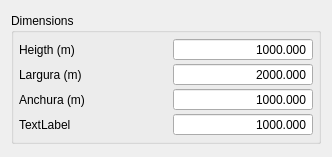
<?xml version="1.0" encoding="UTF-8"?>
<ui version="4.0">
 <class>formRack</class>
 <widget class="QDialog" name="formRack">
  <property name="geometry">
   <rect>
    <x>0</x>
    <y>0</y>
    <width>332</width>
    <height>157</height>
   </rect>
  </property>
  <property name="windowTitle">
   <string>Fixed Frame:</string>
  </property>
  <layout class="QVBoxLayout" name="verticalLayout">
   <item>
    <widget class="QGroupBox" name="groupBox">
     <property name="sizePolicy">
      <sizepolicy hsizetype="Preferred" vsizetype="Fixed">
       <horstretch>0</horstretch>
       <verstretch>0</verstretch>
      </sizepolicy>
     </property>
     <property name="title">
      <string>Dimensions</string>
     </property>
     <layout class="QGridLayout" name="gridLayout">
      <property name="leftMargin">
       <number>5</number>
      </property>
      <property name="topMargin">
       <number>5</number>
      </property>
      <property name="rightMargin">
       <number>5</number>
      </property>
      <property name="bottomMargin">
       <number>5</number>
      </property>
      <property name="horizontalSpacing">
       <number>5</number>
      </property>
      <property name="verticalSpacing">
       <number>2</number>
      </property>
      <item row="0" column="0">
       <widget class="QLabel" name="label_9">
        <property name="text">
         <string>Heigth (m)</string>
        </property>
       </widget>
      </item>
      <item row="0" column="1">
       <widget class="QDoubleSpinBox" name="editModuleHeight">
        <property name="sizePolicy">
         <sizepolicy hsizetype="Fixed" vsizetype="Fixed">
          <horstretch>0</horstretch>
          <verstretch>0</verstretch>
         </sizepolicy>
        </property>
        <property name="minimumSize">
         <size>
          <width>140</width>
          <height>0</height>
         </size>
        </property>
        <property name="alignment">
         <set>Qt::AlignRight|Qt::AlignTrailing|Qt::AlignVCenter</set>
        </property>
        <property name="buttonSymbols">
         <enum>QAbstractSpinBox::NoButtons</enum>
        </property>
        <property name="decimals">
         <number>3</number>
        </property>
        <property name="maximum">
         <double>10000.000000000000000</double>
        </property>
        <property name="singleStep">
         <double>0.010000000000000</double>
        </property>
        <property name="value">
         <double>1000.000000000000000</double>
        </property>
       </widget>
      </item>
      <item row="1" column="1">
       <widget class="QDoubleSpinBox" name="editModuleLenght">
        <property name="sizePolicy">
         <sizepolicy hsizetype="Fixed" vsizetype="Fixed">
          <horstretch>0</horstretch>
          <verstretch>0</verstretch>
         </sizepolicy>
        </property>
        <property name="minimumSize">
         <size>
          <width>140</width>
          <height>0</height>
         </size>
        </property>
        <property name="alignment">
         <set>Qt::AlignRight|Qt::AlignTrailing|Qt::AlignVCenter</set>
        </property>
        <property name="buttonSymbols">
         <enum>QAbstractSpinBox::NoButtons</enum>
        </property>
        <property name="decimals">
         <number>3</number>
        </property>
        <property name="maximum">
         <double>10000.000000000000000</double>
        </property>
        <property name="singleStep">
         <double>0.010000000000000</double>
        </property>
        <property name="value">
         <double>2000.000000000000000</double>
        </property>
       </widget>
      </item>
      <item row="2" column="0">
       <widget class="QLabel" name="label_11">
        <property name="text">
         <string>Anchura (m)</string>
        </property>
       </widget>
      </item>
      <item row="3" column="0">
       <widget class="QLabel" name="label">
        <property name="text">
         <string>TextLabel</string>
        </property>
       </widget>
      </item>
      <item row="1" column="0">
       <widget class="QLabel" name="label_10">
        <property name="text">
         <string>Largura (m)</string>
        </property>
       </widget>
      </item>
      <item row="2" column="1">
       <widget class="QDoubleSpinBox" name="editModuleWidth">
        <property name="sizePolicy">
         <sizepolicy hsizetype="Fixed" vsizetype="Fixed">
          <horstretch>0</horstretch>
          <verstretch>0</verstretch>
         </sizepolicy>
        </property>
        <property name="minimumSize">
         <size>
          <width>140</width>
          <height>0</height>
         </size>
        </property>
        <property name="alignment">
         <set>Qt::AlignRight|Qt::AlignTrailing|Qt::AlignVCenter</set>
        </property>
        <property name="buttonSymbols">
         <enum>QAbstractSpinBox::NoButtons</enum>
        </property>
        <property name="decimals">
         <number>3</number>
        </property>
        <property name="maximum">
         <double>10000.000000000000000</double>
        </property>
        <property name="singleStep">
         <double>0.010000000000000</double>
        </property>
        <property name="value">
         <double>1000.000000000000000</double>
        </property>
       </widget>
      </item>
      <item row="3" column="1">
       <widget class="QDoubleSpinBox" name="editModuleWidth_2">
        <property name="sizePolicy">
         <sizepolicy hsizetype="Fixed" vsizetype="Fixed">
          <horstretch>0</horstretch>
          <verstretch>0</verstretch>
         </sizepolicy>
        </property>
        <property name="minimumSize">
         <size>
          <width>140</width>
          <height>0</height>
         </size>
        </property>
        <property name="alignment">
         <set>Qt::AlignRight|Qt::AlignTrailing|Qt::AlignVCenter</set>
        </property>
        <property name="buttonSymbols">
         <enum>QAbstractSpinBox::NoButtons</enum>
        </property>
        <property name="decimals">
         <number>3</number>
        </property>
        <property name="maximum">
         <double>10000.000000000000000</double>
        </property>
        <property name="singleStep">
         <double>0.010000000000000</double>
        </property>
        <property name="value">
         <double>1000.000000000000000</double>
        </property>
       </widget>
      </item>
     </layout>
    </widget>
   </item>
  </layout>
 </widget>
 <resources/>
 <connections/>
</ui>
